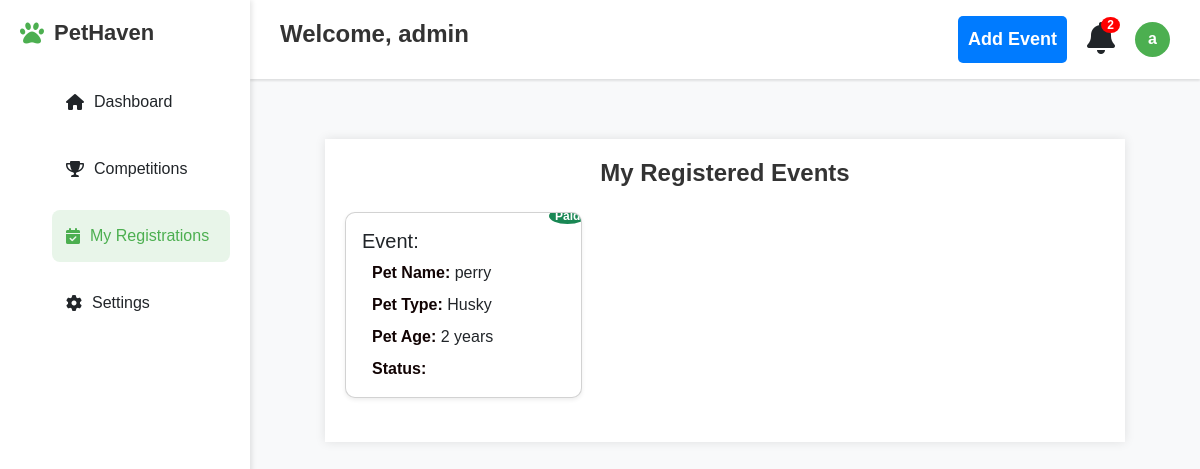
Screenshot of /registrations (signed in) with the database file from the repository.
### models.py (models this page shows)
class User(db.Model, UserMixin):
    id = db.Column(db.Integer, primary_key=True)
    username = db.Column(db.String(100), unique=True, nullable=False)
    email = db.Column(db.String(120), unique=True, nullable=False)
    password = db.Column(db.String(60), nullable=False)
    is_admin = db.Column(db.Boolean, default=False)

class Registration(db.Model):
    id = db.Column(db.Integer, primary_key=True)
    user_id = db.Column(db.Integer, db.ForeignKey('user.id'), nullable=False)
    event_id = db.Column(db.Integer, db.ForeignKey('event.id'), nullable=False)
    pet_name = db.Column(db.String(100), nullable=False)
    pet_type = db.Column(db.String(100), nullable=False)
    pet_age=db.Column(db.Integer,nullable=False)
    paid = db.Column(db.Boolean, default=False)
    event = db.relationship('Event', backref=db.backref('registrations', lazy=True))

### app.py (the view)
@app.route('/registrations')
@login_required
def registrations():
    registered_events = db.session.query(Registration, Event).join(Event, Registration.event_id == Event.id).filter(Registration.user_id == current_user.id).all()
    return render_template("registrations.html", registered_events=registered_events)

### app.py (called while the page is built)
@login_manager.user_loader
def load_user(user_id):
    return User.query.get(int(user_id))

### templates/registrations.html (shortened to what this page needs)
{% extends "base.html" %}
{% block content %}
<div class="container mt-4">
    <h2 class="mb-4">My Registered Events</h2>
    {% if registered_events %}
        <div class="row">
            {% for reg, event in registered_events %}
                <div class="col-md-4">
                    <div class="card shadow-sm mb-4">
                        <div class="card-body">
                            <h5 class="card-title">Event: {{ event.name }}</h5>
                            <p class="card-text"><strong>Pet Name:</strong> {{ reg.pet_name }}</p>
                            <p class="card-text"><strong>Pet Type:</strong> {{ reg.pet_type }}</p>
                            <p class="card-text"><strong>Pet Age:</strong> {{ reg.pet_age }} years</p>
                            <p class="card-text">
                                <strong>Status:</strong>
                                {% if reg.paid %}
                                    <span class="badge bg-success">Paid</span>
                                {% else %}
                                    <span class="badge bg-warning text-dark">Pending Payment</span>
                                {% endif %}
                            </p>
                        </div>
                    </div>
                </div>
            {% endfor %}
        </div>
    {% else %}
        <p>No registrations found.</p>
    {% endif %}
</div>
{% endblock %}

### templates/base.html (shortened to what this page needs)
<!DOCTYPE html>
<html lang="en">
<head>
    <link rel="stylesheet" href="https://cdnjs.cloudflare.com/ajax/libs/font-awesome/6.0.0/css/all.min.css">
    <link href="https://cdn.jsdelivr.net/npm/bootstrap@5.3.0/dist/css/bootstrap.min.css" rel="stylesheet">
    <link rel="stylesheet" href="{{ url_for('static', filename='css/style.css') }}">
</head>
<body>
    {% if current_user.is_authenticated %}
        <div class="navbar" id="navbar">
            <h2>Welcome, {{ current_user.username }}</h2>
            <div class="nav-right">
                {% if current_user.is_admin %}
                    <a href="{{ url_for('add_event') }}" class="add-event-btn"> Add  Event</a>
                    {% endif %}
                <div class="notification">
                    <i class="fas fa-bell fa-2x"></i>
                    <span class="badge">2</span>
                </div>
                <div class="profile-dropdown">
                    <div class="profile" onclick="toggleDropdown()">
                        <div class="profile-pic">{{ current_user.username[0] }}</div>
                    </div>
                </div>
            </div>
            </div>
            <div class="sidebar" id="sidebar">
                <div class="logo">
                    <i class="fas fa-paw"></i>
                    <h2>PetHaven</h2>
                </div>
                <ul class="nav-menu">
                    <li class="nav-item {% if request.endpoint == 'dashboard' %}active{% endif %}">
                        <a href="{{ url_for('dashboard') }}"><i class="fas fa-home"></i> Dashboard</a>
                    </li>
                    <li class="nav-item {% if request.endpoint == 'competitions' %}active{% endif %}">
                        <a href="{{ url_for('competitions') }}"><i class="fas fa-trophy"></i> Competitions</a>
                    </li>
                    <li class="nav-item {% if request.endpoint == 'registrations' %}active{% endif %}">
                        <a href="{{ url_for('registrations') }}"><i class="fas fa-calendar-check"></i> My Registrations</a>
                    </li>
                    <li class="nav-item {% if request.endpoint == 'settings' %}active{% endif %}">
                        <a href="{{ url_for('settings') }}"><i class="fas fa-cog"></i> Settings</a>
                    </li>
                </ul>
            </div>
    {% endif %}
    <div class="main-content">
        {% block content %}{% endblock %}
    </div>
</body>
</html>

### static/css/style.css (style rules this page uses)
body { font-family: Arial, sans-serif; margin: 0px; padding: 0; margin-top: 75px; background-color: #f8f9fa; height: 100vh; }
.container { max-width: 800px; margin: auto; background: white; padding: 20px; box-shadow: 0px 0px 10px rgba(0, 0, 0, 0.1); }
* { margin: 0; padding: 0; box-sizing: border-box; font-family: 'Arial', sans-serif; }
.sidebar { position: fixed; left: 0; top: 0; height: 100%; width: 250px; background: white; box-shadow: 2px 0 5px rgba(0,0,0,0.1); padding: 20px; z-index: 990; transform: translateX(0); transition: transform 0.3s ease-in-out; }
.logo { display: flex; align-items: center; gap: 10px; margin-bottom: 30px; }
.logo i { color: #4CAF50; font-size: 24px; }
.logo h2 { font-size: 22px; margin: 0; }
.nav-menu { list-style: none; }
.nav-item { margin: 15px 0; padding: 12px; border-radius: 8px; cursor: pointer; }
.nav-item a { text-decoration: none; color: inherit; display: flex; align-items: center; width: 100%; padding: 2px; background-color: none; }
.nav-item i { margin-right: 10px; }
.nav-item.active a { background: #e8f5e9; color: #4CAF50; }
.nav-item.active { background: #e8f5e9; color: #4CAF50; }
.navbar { position: fixed; left: 250px; top: 0; width: calc(100% - 250px); display: flex; align-items: center; background: white; padding: 15px 30px; z-index: 100; box-shadow: 0 2px 2px rgba(0,0,0,0.1); transition: left 0.3s ease-in-out, width 0.3s ease-in-out; }
.navbar h2 { flex: 1; padding-top: 5px; text-align: start; }
.nav-right { display: flex; align-items: center; gap: 20px; }
.notification { position: relative; cursor: pointer; }
.badge { position: absolute; top: -5px; right: -5px; background: red; color: white; padding: 2px 6px; border-radius: 50%; font-size: 12px; }
.profile { display: flex; align-items: center; gap: 10px; }
.profile-pic { width: 35px; height: 35px; border-radius: 50%; background: #4CAF50; display: flex; align-items: center; justify-content: center; color: white; font-weight: bold; }
.main-content { margin-left: 250px; padding: 40px; z-index: 10000; min-width: 500px; width: calc(100% - 250px); }
.card { background: white; border-radius: 10px; overflow: hidden; box-shadow: 0 2px 5px rgba(0,0,0,0.1); cursor: pointer; transition: transform 0.3s, box-shadow 0.3s; }
h2 { font-size: 24px; font-weight: bold; color: #333; text-align: center; margin-bottom: 15px; }
p { font-size: 16px; margin: 8px 0; text-align: left; padding-left: 10px; }
strong { color: #222; }
strong { color: #120404; }
.add-event-btn { display: inline-block; background: #1d1de4; color: white; padding: 10px 20px; border-radius: 5px; text-decoration: none; font-weight: bold; transition: background 0.3s; border: none; cursor: pointer; }
.add-event-btn { width: 100%; background-color: #007bff; color: white; padding: 10px; font-size: 18px; border: none; border-radius: 5px; cursor: pointer; transition: background 0.3s ease; }
.profile-dropdown { position: relative; cursor: pointer; }
.profile { display: flex; align-items: center; gap: 10px; cursor: pointer; }

### rows the page displays
User: username "admin", username "a"
Registration: pet_name "perry", pet_type "Husky", pet_age "2", paid "Paid"
